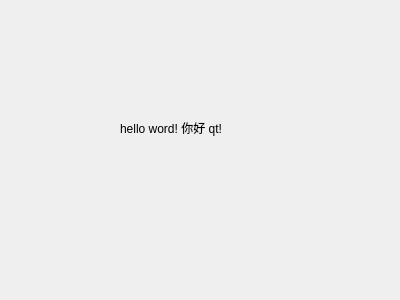
<?xml version="1.0" encoding="UTF-8"?>
<ui version="4.0">
 <class>Dialog</class>
 <widget class="QDialog" name="Dialog">
  <property name="geometry">
   <rect>
    <x>0</x>
    <y>0</y>
    <width>400</width>
    <height>300</height>
   </rect>
  </property>
  <property name="windowTitle">
   <string>Dialog</string>
  </property>
  <widget class="QLabel" name="label">
   <property name="geometry">
    <rect>
     <x>120</x>
     <y>120</y>
     <width>141</width>
     <height>16</height>
    </rect>
   </property>
   <property name="text">
    <string>hello word! 你好 qt!</string>
   </property>
  </widget>
 </widget>
 <resources/>
 <connections/>
</ui>
